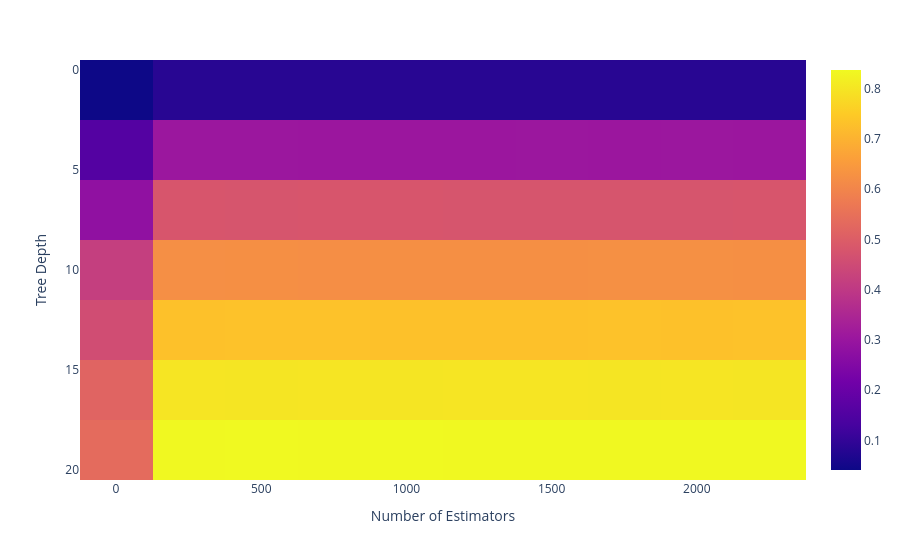

Notebook cell for this chart:
### Code cell
fig = px.imshow(Scores_mean,labels=dict(x='Number of Estimators',y='Tree Depth'),y=grid['max_depth'],x=grid['n_estimators'],aspect='auto')
fig.show()

### Figure 1 — Plotly figure (JSON) as saved in the notebook; plotly's stock layout.template omitted (floating-point values rounded to 4 significant figures)
{"data": [{"coloraxis": "coloraxis", "hovertemplate": "Number of Estimators: %{x}<br>Tree Depth: %{y}<br>color: %{z}<extra></extra>", "name": "0", "type": "heatmap", "x": [1, 251, 501, 751, 1001, 1251, 1501, 1751, 2001, 2251], "xaxis": "x", "y": [1, 4, 7, 10, 13, 16, 19], "yaxis": "y", "z": [[0.04155, 0.08342, 0.08363, 0.08386, 0.08368, 0.08358, 0.08348, 0.08382, 0.0837, 0.08342], [0.1586, 0.3047, 0.3049, 0.3043, 0.304, 0.3041, 0.3049, 0.3043, 0.3047, 0.3043], [0.2805, 0.4788, 0.4767, 0.4791, 0.4788, 0.478, 0.4775, 0.478, 0.4777, 0.4785], [0.418, 0.6228, 0.623, 0.621, 0.6236, 0.6231, 0.623, 0.6242, 0.6242, 0.6237], [0.4556, 0.7293, 0.7313, 0.731, 0.7298, 0.7308, 0.7305, 0.7312, 0.7303, 0.7315], [0.5167, 0.7985, 0.7997, 0.7986, 0.7999, 0.7988, 0.7993, 0.7995, 0.7983, 0.7997], [0.5343, 0.8343, 0.8367, 0.8341, 0.836, 0.8355, 0.8354, 0.8353, 0.8356, 0.8351]]}], "layout": {"coloraxis": {"colorscale": [[0, "#0d0887"], [0.1111, "#46039f"], [0.2222, "#7201a8"], [0.3333, "#9c179e"], [0.4444, "#bd3786"], [0.5556, "#d8576b"], [0.6667, "#ed7953"], [0.7778, "#fb9f3a"], [0.8889, "#fdca26"], [1, "#f0f921"]]}, "margin": {"t": 60}, "xaxis": {"anchor": "y", "domain": [0, 1], "title": {"text": "Number of Estimators"}}, "yaxis": {"anchor": "x", "autorange": "reversed", "domain": [0, 1], "title": {"text": "Tree Depth"}}}}
